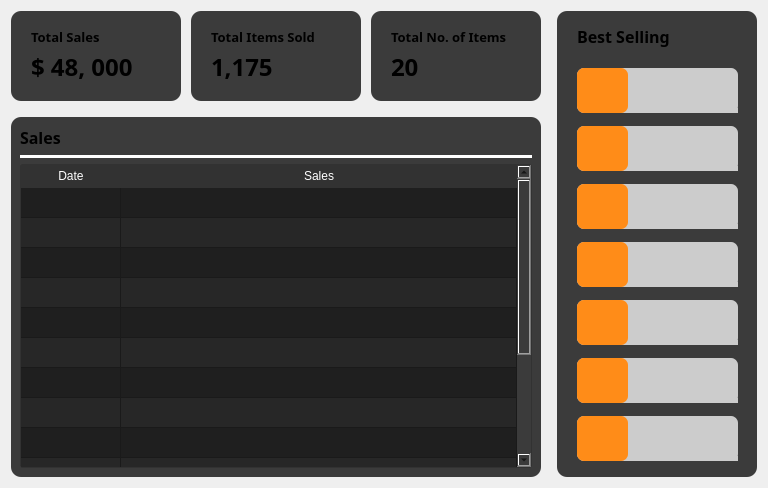
         <widget class="QWidget" name="dashboard_page">
          <layout class="QGridLayout" name="gridLayout_2">
           <item row="0" column="0">
            <layout class="QVBoxLayout" name="verticalLayout_6">
             <property name="rightMargin">
              <number>10</number>
             </property>
             <item>
              <layout class="QHBoxLayout" name="horizontalLayout">
               <property name="spacing">
                <number>10</number>
               </property>
               <property name="rightMargin">
                <number>0</number>
               </property>
               <property name="bottomMargin">
                <number>10</number>
               </property>
               <item alignment="Qt::AlignTop">
                <widget class="QWidget" name="widget" native="true">
                 <property name="minimumSize">
                  <size>
                   <width>170</width>
                   <height>90</height>
                  </size>
                 </property>
                 <property name="styleSheet">
                  <string notr="true">background-color: #3B3B3B;
border-radius:10px;
</string>
                 </property>
                 <widget class="QLabel" name="label_5">
                  <property name="geometry">
                   <rect>
                    <x>20</x>
                    <y>10</y>
                    <width>101</width>
                    <height>31</height>
                   </rect>
                  </property>
                  <property name="font">
                   <font>
                    <family>Poppins SemiBold</family>
                    <pointsize>10</pointsize>
                    <bold>true</bold>
                   </font>
                  </property>
                  <property name="text">
                   <string>Total Sales</string>
                  </property>
                 </widget>
                 <widget class="QLabel" name="label_15">
                  <property name="geometry">
                   <rect>
                    <x>20</x>
                    <y>40</y>
                    <width>141</width>
                    <height>31</height>
                   </rect>
                  </property>
                  <property name="font">
                   <font>
                    <family>Poppins Black</family>
                    <pointsize>18</pointsize>
                    <bold>true</bold>
                   </font>
                  </property>
                  <property name="text">
                   <string>$ 48, 000</string>
                  </property>
                 </widget>
                </widget>
               </item>
               <item alignment="Qt::AlignTop">
                <widget class="QWidget" name="widget_2" native="true">
                 <property name="minimumSize">
                  <size>
                   <width>170</width>
                   <height>90</height>
                  </size>
                 </property>
                 <property name="styleSheet">
                  <string notr="true">background-color: #3B3B3B;
border-radius:10px;
</string>
                 </property>
                 <widget class="QLabel" name="label_13">
                  <property name="geometry">
                   <rect>
                    <x>20</x>
                    <y>10</y>
                    <width>111</width>
                    <height>31</height>
                   </rect>
                  </property>
                  <property name="font">
                   <font>
                    <family>Poppins SemiBold</family>
                    <pointsize>10</pointsize>
                    <bold>true</bold>
                   </font>
                  </property>
                  <property name="text">
                   <string>Total Items Sold</string>
                  </property>
                 </widget>
                 <widget class="QLabel" name="label_16">
                  <property name="geometry">
                   <rect>
                    <x>20</x>
                    <y>40</y>
                    <width>141</width>
                    <height>31</height>
                   </rect>
                  </property>
                  <property name="font">
                   <font>
                    <family>Poppins Black</family>
                    <pointsize>18</pointsize>
                    <bold>true</bold>
                   </font>
                  </property>
                  <property name="text">
                   <string>1,175</string>
                  </property>
                 </widget>
                </widget>
               </item>
               <item alignment="Qt::AlignTop">
                <widget class="QWidget" name="widget_3" native="true">
                 <property name="minimumSize">
                  <size>
                   <width>170</width>
                   <height>90</height>
                  </size>
                 </property>
                 <property name="styleSheet">
                  <string notr="true">background-color: #3B3B3B;
border-radius:10px;
</string>
                 </property>
                 <widget class="QLabel" name="label_14">
                  <property name="geometry">
                   <rect>
                    <x>20</x>
                    <y>10</y>
                    <width>121</width>
                    <height>31</height>
                   </rect>
                  </property>
                  <property name="font">
                   <font>
                    <family>Poppins SemiBold</family>
                    <pointsize>10</pointsize>
                    <bold>true</bold>
                   </font>
                  </property>
                  <property name="text">
                   <string>Total No. of Items</string>
                  </property>
                 </widget>
                 <widget class="QLabel" name="label_17">
                  <property name="geometry">
                   <rect>
                    <x>20</x>
                    <y>40</y>
                    <width>141</width>
                    <height>31</height>
                   </rect>
                  </property>
                  <property name="font">
                   <font>
                    <family>Poppins Black</family>
                    <pointsize>18</pointsize>
                    <bold>true</bold>
                   </font>
                  </property>
                  <property name="text">
                   <string>20</string>
                  </property>
                 </widget>
                </widget>
               </item>
              </layout>
             </item>
             <item>
              <widget class="QWidget" name="widget_4" native="true">
               <property name="sizePolicy">
                <sizepolicy hsizetype="Expanding" vsizetype="Expanding">
                 <horstretch>0</horstretch>
                 <verstretch>0</verstretch>
                </sizepolicy>
               </property>
               <property name="minimumSize">
                <size>
                 <width>0</width>
                 <height>360</height>
                </size>
               </property>
               <property name="styleSheet">
                <string notr="true">background-color: #3B3B3B;
border-radius:10px;
</string>
               </property>
               <layout class="QVBoxLayout" name="verticalLayout_7">
                <item>
                 <widget class="QLabel" name="label_6">
                  <property name="font">
                   <font>
                    <family>Poppins SemiBold</family>
                    <pointsize>12</pointsize>
                    <bold>true</bold>
                   </font>
                  </property>
                  <property name="text">
                   <string>Sales</string>
                  </property>
                 </widget>
                </item>
                <item>
                 <widget class="Line" name="line">
                  <property name="styleSheet">
                   <string notr="true">background-color: white;
</string>
                  </property>
                  <property name="orientation">
                   <enum>Qt::Horizontal</enum>
                  </property>
                 </widget>
                </item>
                <item>
                 <widget class="QTableWidget" name="tableWidget">
                  <property name="sizePolicy">
                   <sizepolicy hsizetype="Expanding" vsizetype="Expanding">
                    <horstretch>50</horstretch>
                    <verstretch>0</verstretch>
                   </sizepolicy>
                  </property>
                  <property name="styleSheet">
                   <string notr="true">QTableWidget {
    background-color: #1F1F1F;
    border-radius: 3px;
    border: 1px solid rgb(50, 50, 50);
}

QTableWidget::section {
    border: none;
    border-bottom: 1px solid #d0c6ff;
    text-align: center; /* Set text alignment to center */
    padding: 3px 5px;
}

QHeaderView::section {
    background-color: rgb(50, 50, 50);
    color: white;
    border: none;
    border-bottom: 1px solid rgb(50, 50, 50);
    text-align: center; /* Set text alignment to center */
    padding: 2px 4px;
}

QTableView::item {
    color: white;
    padding: 5px;
    text-align: center; /* Set text alignment to center */
}

QTableView::item:alternate {
    background-color: #272727; 
}

QScrollBar:vertical {
    border: none;
    background: #3B3B3B;
    width: 10px;
    margin: 0px 0px 0px 0px;
}

QScrollBar::handle:vertical {
    background-color: #606060;
    min-height: 20px;
    border-radius: 5px;
}

QScrollBar::add-line:vertical,
QScrollBar::sub-line:vertical {
    border: none;
    background: none;
}

QScrollBar::add-page:vertical,
QScrollBar::sub-page:vertical {
    background: none;
}

QScrollBar:hover {
    opacity: 0.7;
}
</string>
                  </property>
                  <property name="alternatingRowColors">
                   <bool>true</bool>
                  </property>
                  <property name="sortingEnabled">
                   <bool>true</bool>
                  </property>
                  <attribute name="horizontalHeaderCascadingSectionResizes">
                   <bool>true</bool>
                  </attribute>
                  <attribute name="horizontalHeaderStretchLastSection">
                   <bool>true</bool>
                  </attribute>
                  <attribute name="verticalHeaderVisible">
                   <bool>false</bool>
                  </attribute>
                  <attribute name="verticalHeaderStretchLastSection">
                   <bool>true</bool>
                  </attribute>
                  <row>
                   <property name="text">
                    <string/>
                   </property>
                  </row>
                  <row>
                   <property name="text">
                    <string/>
                   </property>
                  </row>
                  <row>
                   <property name="text">
                    <string/>
                   </property>
                  </row>
                  <row>
                   <property name="text">
                    <string/>
                   </property>
                  </row>
                  <row>
                   <property name="text">
                    <string/>
                   </property>
                  </row>
                  <row>
                   <property name="text">
                    <string/>
                   </property>
                  </row>
                  <row>
                   <property name="text">
                    <string/>
                   </property>
                  </row>
                  <row>
                   <property name="text">
                    <string/>
                   </property>
                  </row>
                  <row>
                   <property name="text">
                    <string/>
                   </property>
                  </row>
                  <row>
                   <property name="text">
                    <string/>
                   </property>
                  </row>
                  <row>
                   <property name="text">
                    <string/>
                   </property>
                  </row>
                  <row>
                   <property name="text">
                    <string/>
                   </property>
                  </row>
                  <row>
                   <property name="text">
                    <string/>
                   </property>
                  </row>
                  <row>
                   <property name="text">
                    <string/>
                   </property>
                  </row>
                  <column>
                   <property name="text">
                    <string>Date</string>
                   </property>
                  </column>
                  <column>
                   <property name="text">
                    <string>Sales</string>
                   </property>
                  </column>
                 </widget>
                </item>
               </layout>
              </widget>
             </item>
            </layout>
           </item>
           <item row="0" column="1">
            <widget class="QWidget" name="widget_5" native="true">
             <property name="minimumSize">
              <size>
               <width>200</width>
               <height>0</height>
              </size>
             </property>
             <property name="maximumSize">
              <size>
               <width>210</width>
               <height>16777215</height>
              </size>
             </property>
             <property name="styleSheet">
              <string notr="true">background-color: #3B3B3B;
border-radius:10px;
</string>
             </property>
             <widget class="QLabel" name="label_4">
              <property name="geometry">
               <rect>
                <x>20</x>
                <y>10</y>
                <width>121</width>
                <height>31</height>
               </rect>
              </property>
              <property name="font">
               <font>
                <family>Poppins SemiBold</family>
                <pointsize>12</pointsize>
                <bold>true</bold>
               </font>
              </property>
              <property name="text">
               <string>Best Selling</string>
              </property>
             </widget>
             <widget class="QWidget" name="layoutWidget">
              <property name="geometry">
               <rect>
                <x>20</x>
                <y>50</y>
                <width>161</width>
                <height>411</height>
               </rect>
              </property>
              <layout class="QVBoxLayout" name="verticalLayout_8">
               <item>
                <widget class="QWidget" name="widget_6" native="true">
                 <property name="minimumSize">
                  <size>
                   <width>0</width>
                   <height>45</height>
                  </size>
                 </property>
                 <property name="maximumSize">
                  <size>
                   <width>16777215</width>
                   <height>45</height>
                  </size>
                 </property>
                 <property name="styleSheet">
                  <string notr="true">background-color: rgb(204, 204, 204);
border-radius:7px;
</string>
                 </property>
                 <widget class="QWidget" name="widget_7" native="true">
                  <property name="geometry">
                   <rect>
                    <x>140</x>
                    <y>40</y>
                    <width>161</width>
                    <height>45</height>
                   </rect>
                  </property>
                  <property name="minimumSize">
                   <size>
                    <width>0</width>
                    <height>45</height>
                   </size>
                  </property>
                  <property name="maximumSize">
                   <size>
                    <width>16777215</width>
                    <height>45</height>
                   </size>
                  </property>
                  <property name="styleSheet">
                   <string notr="true">background-color: rgb(204, 204, 204);
border-radius:7;
</string>
                  </property>
                 </widget>
                 <widget class="QWidget" name="widget_20" native="true">
                  <property name="geometry">
                   <rect>
                    <x>0</x>
                    <y>0</y>
                    <width>51</width>
                    <height>45</height>
                   </rect>
                  </property>
                  <property name="styleSheet">
                   <string notr="true">background-color: rgb(255, 140, 24);</string>
                  </property>
                 </widget>
                </widget>
               </item>
               <item>
                <widget class="QWidget" name="widget_8" native="true">
                 <property name="minimumSize">
                  <size>
                   <width>0</width>
                   <height>45</height>
                  </size>
                 </property>
                 <property name="maximumSize">
                  <size>
                   <width>16777215</width>
                   <height>45</height>
                  </size>
                 </property>
                 <property name="styleSheet">
                  <string notr="true">background-color: rgb(204, 204, 204);
border-radius:7px;
</string>
                 </property>
                 <widget class="QWidget" name="widget_9" native="true">
                  <property name="geometry">
                   <rect>
                    <x>140</x>
                    <y>40</y>
                    <width>161</width>
                    <height>45</height>
                   </rect>
                  </property>
                  <property name="minimumSize">
                   <size>
                    <width>0</width>
                    <height>45</height>
                   </size>
                  </property>
                  <property name="maximumSize">
                   <size>
                    <width>16777215</width>
                    <height>45</height>
                   </size>
                  </property>
                  <property name="styleSheet">
                   <string notr="true">background-color: rgb(204, 204, 204);
border-radius:7;
</string>
                  </property>
                 </widget>
                 <widget class="QWidget" name="widget_21" native="true">
                  <property name="geometry">
                   <rect>
                    <x>0</x>
                    <y>0</y>
                    <width>51</width>
                    <height>45</height>
                   </rect>
                  </property>
                  <property name="styleSheet">
                   <string notr="true">background-color: rgb(255, 140, 24);</string>
                  </property>
                 </widget>
                </widget>
               </item>
               <item>
                <widget class="QWidget" name="widget_10" native="true">
                 <property name="minimumSize">
                  <size>
                   <width>0</width>
                   <height>45</height>
                  </size>
                 </property>
                 <property name="maximumSize">
                  <size>
                   <width>16777215</width>
                   <height>45</height>
                  </size>
                 </property>
                 <property name="styleSheet">
                  <string notr="true">background-color: rgb(204, 204, 204);
border-radius:7px;
</string>
                 </property>
                 <widget class="QWidget" name="widget_11" native="true">
                  <property name="geometry">
                   <rect>
                    <x>140</x>
                    <y>40</y>
                    <width>161</width>
                    <height>45</height>
                   </rect>
                  </property>
                  <property name="minimumSize">
                   <size>
                    <width>0</width>
                    <height>45</height>
                   </size>
                  </property>
                  <property name="maximumSize">
                   <size>
                    <width>16777215</width>
                    <height>45</height>
                   </size>
                  </property>
                  <property name="styleSheet">
                   <string notr="true">background-color: rgb(204, 204, 204);
border-radius:7;
</string>
                  </property>
                 </widget>
                 <widget class="QWidget" name="widget_22" native="true">
                  <property name="geometry">
                   <rect>
                    <x>0</x>
                    <y>0</y>
                    <width>51</width>
                    <height>45</height>
                   </rect>
                  </property>
                  <property name="styleSheet">
                   <string notr="true">background-color: rgb(255, 140, 24);</string>
                  </property>
                 </widget>
                </widget>
               </item>
               <item>
                <widget class="QWidget" name="widget_12" native="true">
                 <property name="minimumSize">
                  <size>
                   <width>0</width>
                   <height>45</height>
                  </size>
                 </property>
                 <property name="maximumSize">
                  <size>
                   <width>16777215</width>
                   <height>45</height>
                  </size>
                 </property>
                 <property name="styleSheet">
                  <string notr="true">background-color: rgb(204, 204, 204);
border-radius:7px;
</string>
                 </property>
                 <widget class="QWidget" name="widget_13" native="true">
                  <property name="geometry">
                   <rect>
                    <x>140</x>
                    <y>40</y>
                    <width>161</width>
                    <height>45</height>
                   </rect>
                  </property>
                  <property name="minimumSize">
                   <size>
                    <width>0</width>
                    <height>45</height>
                   </size>
                  </property>
                  <property name="maximumSize">
                   <size>
                    <width>16777215</width>
                    <height>45</height>
                   </size>
                  </property>
                  <property name="styleSheet">
                   <string notr="true">background-color: rgb(204, 204, 204);
border-radius:7;
</string>
                  </property>
                 </widget>
                 <widget class="QWidget" name="widget_23" native="true">
                  <property name="geometry">
                   <rect>
                    <x>0</x>
                    <y>0</y>
                    <width>51</width>
                    <height>45</height>
                   </rect>
                  </property>
                  <property name="styleSheet">
                   <string notr="true">background-color: rgb(255, 140, 24);</string>
                  </property>
                 </widget>
                </widget>
               </item>
               <item>
                <widget class="QWidget" name="widget_14" native="true">
                 <property name="minimumSize">
                  <size>
                   <width>0</width>
                   <height>45</height>
                  </size>
                 </property>
                 <property name="maximumSize">
                  <size>
                   <width>16777215</width>
                   <height>45</height>
                  </size>
                 </property>
                 <property name="styleSheet">
                  <string notr="true">background-color: rgb(204, 204, 204);
border-radius:7px;
</string>
                 </property>
                 <widget class="QWidget" name="widget_15" native="true">
                  <property name="geometry">
                   <rect>
                    <x>140</x>
                    <y>40</y>
                    <width>161</width>
                    <height>45</height>
                   </rect>
                  </property>
                  <property name="minimumSize">
                   <size>
                    <width>0</width>
                    <height>45</height>
                   </size>
                  </property>
                  <property name="maximumSize">
                   <size>
                    <width>16777215</width>
                    <height>45</height>
                   </size>
                  </property>
                  <property name="styleSheet">
                   <string notr="true">background-color: rgb(204, 204, 204);
border-radius:7;
</string>
                  </property>
                 </widget>
                 <widget class="QWidget" name="widget_24" native="true">
                  <property name="geometry">
                   <rect>
                    <x>0</x>
                    <y>0</y>
                    <width>51</width>
                    <height>45</height>
                   </rect>
                  </property>
                  <property name="styleSheet">
                   <string notr="true">background-color: rgb(255, 140, 24);</string>
                  </property>
                 </widget>
                </widget>
               </item>
               <item>
                <widget class="QWidget" name="widget_16" native="true">
                 <property name="minimumSize">
                  <size>
                   <width>0</width>
                   <height>45</height>
                  </size>
                 </property>
                 <property name="maximumSize">
                  <size>
                   <width>16777215</width>
                   <height>45</height>
                  </size>
                 </property>
                 <property name="styleSheet">
                  <string notr="true">background-color: rgb(204, 204, 204);
border-radius:7px;
</string>
                 </property>
                 <widget class="QWidget" name="widget_17" native="true">
                  <property name="geometry">
                   <rect>
                    <x>140</x>
                    <y>40</y>
                    <width>161</width>
                    <height>45</height>
                   </rect>
                  </property>
                  <property name="minimumSize">
                   <size>
                    <width>0</width>
                    <height>45</height>
                   </size>
                  </property>
                  <property name="maximumSize">
                   <size>
                    <width>16777215</width>
                    <height>45</height>
                   </size>
                  </property>
                  <property name="styleSheet">
                   <string notr="true">background-color: rgb(204, 204, 204);
border-radius:7;
</string>
                  </property>
                 </widget>
                 <widget class="QWidget" name="widget_25" native="true">
                  <property name="geometry">
                   <rect>
                    <x>0</x>
                    <y>0</y>
                    <width>51</width>
                    <height>45</height>
                   </rect>
                  </property>
                  <property name="styleSheet">
                   <string notr="true">background-color: rgb(255, 140, 24);</string>
                  </property>
                 </widget>
                </widget>
               </item>
               <item>
                <widget class="QWidget" name="widget_18" native="true">
                 <property name="minimumSize">
                  <size>
                   <width>0</width>
                   <height>45</height>
                  </size>
                 </property>
                 <property name="maximumSize">
                  <size>
                   <width>16777215</width>
                   <height>45</height>
                  </size>
                 </property>
                 <property name="styleSheet">
                  <string notr="true">background-color: rgb(204, 204, 204);
border-radius:7px;
</string>
                 </property>
                 <widget class="QWidget" name="widget_19" native="true">
                  <property name="geometry">
                   <rect>
                    <x>140</x>
                    <y>40</y>
                    <width>161</width>
                    <height>45</height>
                   </rect>
                  </property>
                  <property name="minimumSize">
                   <size>
                    <width>0</width>
                    <height>45</height>
                   </size>
                  </property>
                  <property name="maximumSize">
                   <size>
                    <width>16777215</width>
                    <height>45</height>
                   </size>
                  </property>
                  <property name="styleSheet">
                   <string notr="true">background-color: rgb(204, 204, 204);
border-radius:7;
</string>
                  </property>
                 </widget>
                 <widget class="QWidget" name="widget_26" native="true">
                  <property name="geometry">
                   <rect>
                    <x>0</x>
                    <y>0</y>
                    <width>51</width>
                    <height>45</height>
                   </rect>
                  </property>
                  <property name="styleSheet">
                   <string notr="true">background-color: rgb(255, 140, 24);</string>
                  </property>
                 </widget>
                </widget>
               </item>
              </layout>
             </widget>
            </widget>
           </item>
          </layout>
         </widget>
